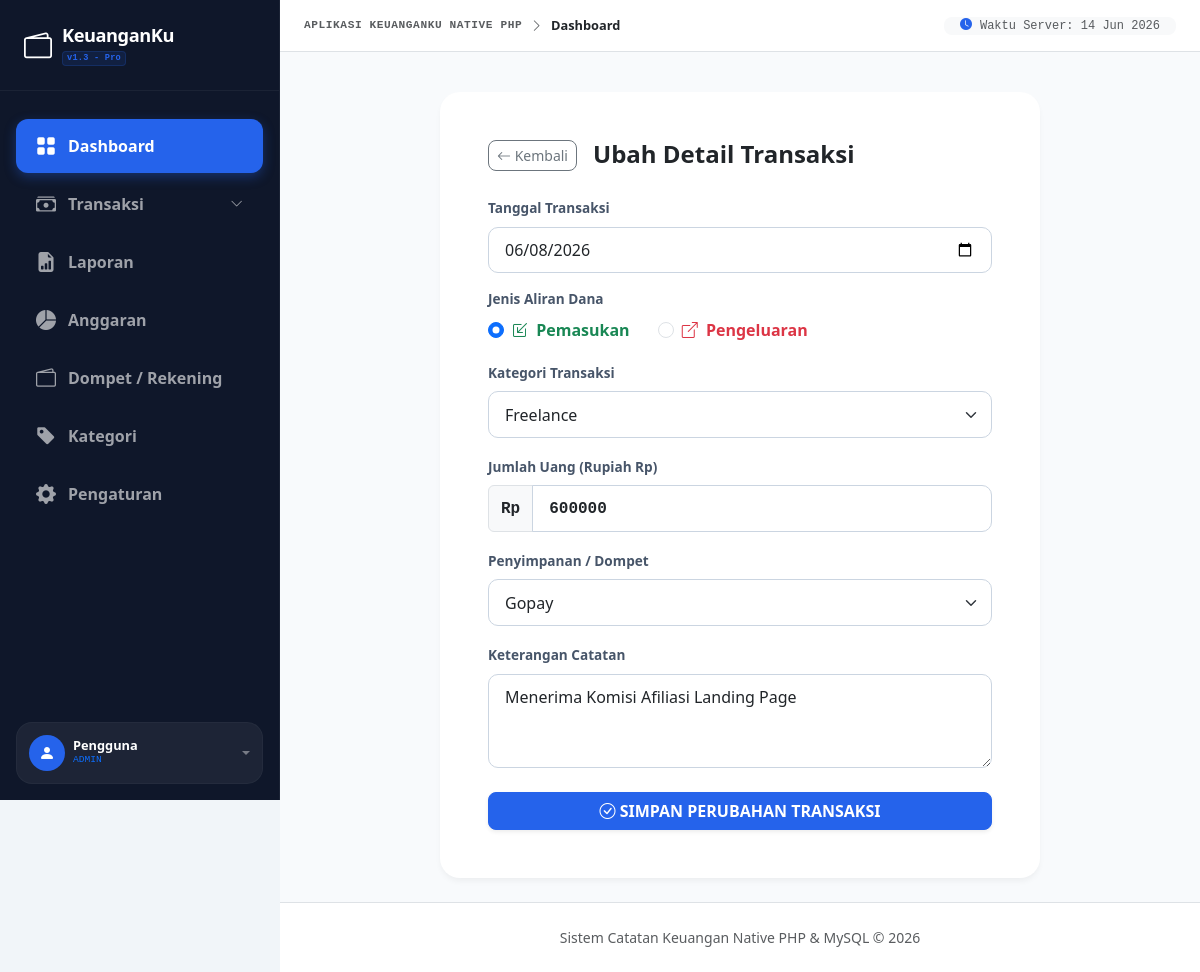
/edit.php?id=6 (signed in), run on the app's committed database.
### tables this page shows
CREATE TABLE IF NOT EXISTS `transaksi` (
  `id` INT(11) NOT NULL AUTO_INCREMENT,
  `tanggal` DATE NOT NULL,
  `keterangan` VARCHAR(255) NOT NULL,
  `kategori` VARCHAR(100) NOT NULL DEFAULT 'Lainnya',
  `jenis` ENUM('pemasukan','pengeluaran') NOT NULL,
  `jumlah` INT(11) NOT NULL,
  `dompet` VARCHAR(100) NOT NULL DEFAULT 'Tunai',
  `username` VARCHAR(50) NOT NULL DEFAULT 'admin',
  PRIMARY KEY (`id`)
);

### koneksi.php (called while the page is built, shortened)
<?php
$db_host = "localhost";
$db_user = "root";
$db_pass = "";
$koneksi = @mysqli_connect($db_host, $db_user, $db_pass);
mysqli_set_charset($koneksi, "utf8mb4");
$sys_settings = [];
$res_sys = @mysqli_query($koneksi, "SELECT * FROM `pengaturan_sistem`");
if ($res_sys && mysqli_num_rows($res_sys) > 0) {
    while ($row = mysqli_fetch_assoc($res_sys)) {
        $sys_settings[$row['kunci']] = $row['nilai'];
    }
}
$app_footer = !empty($sys_settings['app_footer']) ? $sys_settings['app_footer'] : 'Sistem Catatan Keuangan Native PHP & MySQL &copy; ' . date('Y');
?>

### edit.php (the view, shortened to what this page needs)
<?php
require_once 'koneksi.php';
$id = (int)$_GET['id'];
$query_select = "SELECT * FROM transaksi WHERE id = ?";
$stmt_select = mysqli_prepare($koneksi, $query_select);
if ($stmt_select) {
    mysqli_stmt_bind_param($stmt_select, "i", $id);
    mysqli_stmt_execute($stmt_select);
    $result = mysqli_stmt_get_result($stmt_select);
    $old_data = mysqli_fetch_assoc($result);
} else {
    die("Kegagalan memproses kueri database SELECT.");
}
?>
<!DOCTYPE html>
<html lang="id">
<head>
    <link href="https://cdn.jsdelivr.net/npm/bootstrap@5.3.0/dist/css/bootstrap.min.css" rel="stylesheet">
    <link href="https://cdn.jsdelivr.net/npm/bootstrap-icons@1.11.2/font/bootstrap-icons.css" rel="stylesheet">
</head>
<body>
<?php
include 'sidebar.php';
?>
    <div class="card main-card p-4 p-sm-5 mt-3">
        <div class="d-flex items-center gap-2 mb-4">
            <a href="index.php" class="btn btn-sm btn-outline-secondary rounded-3 me-2">
                <i class="bi bi-arrow-left"></i> Kembali
            </a>
            <h4 class="fw-bold text-slate-800 mb-0">Ubah Detail Transaksi</h4>
        </div>
        <form action="edit.php?id=<?= $id; ?>" method="POST">
            <div class="mb-3">
                <label for="tanggal" class="form-label">Tanggal Transaksi</label>
                <input type="date" class="form-control" id="tanggal" name="tanggal" value="<?= htmlspecialchars($old_data['tanggal']); ?>" required>
            </div>
            <div class="mb-3">
                <label class="form-label d-block">Jenis Aliran Dana</label>
                <div class="form-check form-check-inline me-4">
                    <input class="form-check-input" type="radio" name="jenis" id="pemasukan" value="pemasukan" <?= $old_data['jenis'] === 'pemasukan' ? 'checked' : ''; ?>>
                    <label class="form-check-label fw-semibold text-success" for="pemasukan">
                        <i class="bi bi-box-arrow-in-down-left me-1"></i> Pemasukan
                    </label>
                </div>
                <div class="form-check form-check-inline">
                    <input class="form-check-input" type="radio" name="jenis" id="pengeluaran" value="pengeluaran" <?= $old_data['jenis'] === 'pengeluaran' ? 'checked' : ''; ?>>
                    <label class="form-check-label fw-semibold text-danger" for="pengeluaran">
                        <i class="bi bi-box-arrow-up-right me-1"></i> Pengeluaran
                    </label>
                </div>
            </div>
            <div class="mb-3">
                <label for="kategori" class="form-label">Kategori Transaksi</label>
                <select class="form-select" id="kategori" name="kategori" required>
                    <?php
                    $cat_query = mysqli_query($koneksi, "SELECT nama FROM kategori ORDER BY id ASC");
                    if ($cat_query) {
                        while ($cat_row = mysqli_fetch_assoc($cat_query)) {
                            $cat_name = htmlspecialchars($cat_row['nama']);
                            $selected = ($old_data['kategori'] === $cat_name) ? 'selected' : '';
                            echo "<option value=\"$cat_name\" $selected>$cat_name</option>";
                        }
                    } else {
                        echo '<option value="Lainnya" selected>Lainnya</option>';
                    }
                    ?>
                </select>
            </div>
            <div class="mb-3">
                <label for="jumlah" class="form-label">Jumlah Uang (Rupiah Rp)</label>
                <div class="input-group">
                    <span class="input-group-text bg-light text-slate-500 font-monospace fw-bold">Rp</span>
                    <input type="number" class="form-control font-monospace fw-bold" id="jumlah" name="jumlah" value="<?= htmlspecialchars($old_data['jumlah']); ?>" min="1" required>
                </div>
            </div>
            <div class="mb-3">
                <label for="dompet" class="form-label">Penyimpanan / Dompet</label>
                <select class="form-select" id="dompet" name="dompet" required>
                    <?php
                    $dompet_query = mysqli_query($koneksi, "SELECT nama FROM dompet ORDER BY id ASC");
                    if ($dompet_query) {
                        while ($dompet_row = mysqli_fetch_assoc($dompet_query)) {
                            $d_name = htmlspecialchars($dompet_row['nama']);
                            $selected = ($old_data['dompet'] === $d_name) ? 'selected' : '';
                            echo "<option value=\"$d_name\" $selected>$d_name</option>";
                        }
                    } else {
                        echo '<option value="Tunai" selected>Tunai</option>';
                    }
                    ?>
                </select>
            </div>
            <div class="mb-4">
                <label for="keterangan" class="form-label">Keterangan Catatan</label>
                <textarea class="form-control" id="keterangan" name="keterangan" rows="3" required><?= htmlspecialchars($old_data['keterangan']); ?></textarea>
            </div>
            <button type="submit" class="btn btn-primary w-100 py-2.5 rounded-3 fw-bold shadow-sm text-uppercase tracking-wider">
                <i class="bi bi-check-circle me-1.5"></i> Simpan Perubahan Transaksi
            </button>
        </form>
    </div>
        </div>
        <footer class="footer bg-white border-top py-4 text-center text-muted small mt-auto">
            <div class="container">
                <span><?= $app_footer; ?></span>
            </div>
        </footer>
    </div>
</div>
</body>
</html>

### edit.php (style rules this page uses)
body { background-color: #f1f5f9; font-family: 'Segoe UI', system-ui, -apple-system, sans-serif; color: #1e293b; }
.main-card { border: none; border-radius: 20px; background-color: #ffffff; box-shadow: 0 4px 6px -1px rgba(0, 0, 0, 0.05); max-width: 600px; margin: 0 auto; }
.form-label { font-weight: 600; color: #475569; font-size: 0.85rem; }
.form-control, .form-select { border-radius: 10px; padding: 0.65rem 1rem; border: 1px solid #cbd5e1; }

### data on the page
transaksi: tanggal "06/08/2026", jenis "☑ Pemasukan", jenis "☐ Pengeluaran", jumlah "600000", keterangan "Menerima Komisi Afiliasi Landing Page"

### other printed values
$app_name "KeuanganKu"
$app_version "v1.3 - Pro"
__('Dashboard', 'Dashboard') "Dashboard"
__('Transaksi', 'Transactions') "Transaksi"
__('Laporan', 'Reports') "Laporan"
__('Anggaran', 'Budgets') "Anggaran"
__('Dompet / Rekening', 'Wallets / Accounts') "Dompet / Rekening"
__('Kategori', 'Categories') "Kategori"
__('Pengaturan', 'Settings') "Pengaturan"
$user_nama "Pengguna"
$user_role "ADMIN"
$app_name "KEUANGANKU"
str_replace('_', ' ', $active_page) "Dashboard"
$app_footer "Sistem Catatan Keuangan Native PHP & MySQL © 2026"
form field kategori "Freelance"
